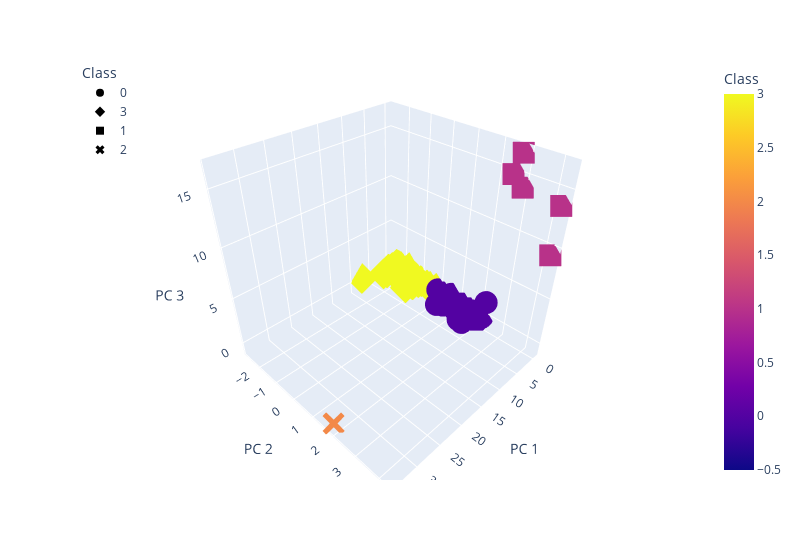

The notebook cell saved with this chart:
### Markdown cell above
### Deliverable 4: Visualizing Cryptocurrencies Results

#### 3D-Scatter with Clusters

### Code cell
# Creating a 3D-Scatter with the PCA data and the clusters
fig = px.scatter_3d(clustered_df, x="PC 1", y="PC 2", z="PC 3", color="Class", symbol="Class", width=800, 
                    hover_name="CoinName", hover_data=["Algorithm"])
fig.update_layout(legend=dict(x=0, y=1))
fig.show()

### Figure 1 — Plotly figure (JSON) as saved in the notebook; plotly's stock layout.template omitted (floating-point values rounded to 4 significant figures; data arrays with more than 128 entries replaced by an {"elided": "..."} marker saying what was removed)
{"data": [{"customdata": {"elided": "287x1 str values"}, "hovertemplate": "<b>%{hovertext}</b><br><br>Class=%{marker.color}<br>PC 1=%{x}<br>PC 2=%{y}<br>PC 3=%{z}<br>Algorithm=%{customdata[0]}<extra></extra>", "hovertext": {"elided": "287 str values"}, "legendgroup": "0", "marker": {"color": {"elided": "287 int values"}, "coloraxis": "coloraxis", "symbol": "circle"}, "mode": "markers", "name": "0", "scene": "scene", "showlegend": true, "type": "scatter3d", "x": {"elided": "287 float values"}, "y": {"elided": "287 float values"}, "z": {"elided": "287 float values"}}, {"customdata": {"elided": "239x1 str values"}, "hovertemplate": "<b>%{hovertext}</b><br><br>Class=%{marker.color}<br>PC 1=%{x}<br>PC 2=%{y}<br>PC 3=%{z}<br>Algorithm=%{customdata[0]}<extra></extra>", "hovertext": {"elided": "239 str values"}, "legendgroup": "3", "marker": {"color": {"elided": "239 int values"}, "coloraxis": "coloraxis", "symbol": "diamond"}, "mode": "markers", "name": "3", "scene": "scene", "showlegend": true, "type": "scatter3d", "x": {"elided": "239 float values"}, "y": {"elided": "239 float values"}, "z": {"elided": "239 float values"}}, {"customdata": [["Proof-of-BibleHash"], ["SHA-256 + Hive"], ["Proof-of-Authority"], ["ECC 256K1"], ["Leased POS"]], "hovertemplate": "<b>%{hovertext}</b><br><br>Class=%{marker.color}<br>PC 1=%{x}<br>PC 2=%{y}<br>PC 3=%{z}<br>Algorithm=%{customdata[0]}<extra></extra>", "hovertext": ["BiblePay", "LitecoinCash", "Poa Network", "Acute Angle Cloud", "Waves"], "legendgroup": "1", "marker": {"color": [1, 1, 1, 1, 1], "coloraxis": "coloraxis", "symbol": "square"}, "mode": "markers", "name": "1", "scene": "scene", "showlegend": true, "type": "scatter3d", "x": [-0.1962, -0.3737, -0.4024, -0.3477, -0.4206], "y": [2.589, 4.271, 2.797, 2.953, 4.273], "z": [14.87, 9.372, 16.7, 14.02, 13.69]}, {"customdata": [["TRC10"]], "hovertemplate": "<b>%{hovertext}</b><br><br>Class=%{marker.color}<br>PC 1=%{x}<br>PC 2=%{y}<br>PC 3=%{z}<br>Algorithm=%{customdata[0]}<extra></extra>", "hovertext": ["BitTorrent"], "legendgroup": "2", "marker": {"color": [2], "coloraxis": "coloraxis", "symbol": "x"}, "mode": "markers", "name": "2", "scene": "scene", "showlegend": true, "type": "scatter3d", "x": [34.05], "y": [1.788], "z": [-0.8212]}], "layout": {"coloraxis": {"colorbar": {"title": {"text": "Class"}}, "colorscale": [[0, "#0d0887"], [0.1111, "#46039f"], [0.2222, "#7201a8"], [0.3333, "#9c179e"], [0.4444, "#bd3786"], [0.5556, "#d8576b"], [0.6667, "#ed7953"], [0.7778, "#fb9f3a"], [0.8889, "#fdca26"], [1, "#f0f921"]]}, "legend": {"title": {"text": "Class"}, "tracegroupgap": 0, "x": 0, "y": 1}, "margin": {"t": 60}, "scene": {"domain": {"x": [0, 1], "y": [0, 1]}, "xaxis": {"title": {"text": "PC 1"}}, "yaxis": {"title": {"text": "PC 2"}}, "zaxis": {"title": {"text": "PC 3"}}}, "width": 800}}
